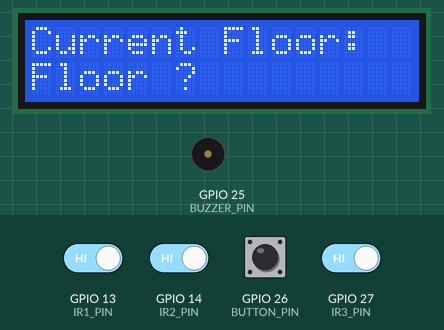
Simulated run of this sketch. Board: ESP32. On the bench: 16×2 character LCD, buzzer (waves = sounding, pin HIGH). The inputs (shaded band) are chosen by the test bench; at power-on: GPIO 13 (IR1_PIN), GPIO 14 (IR2_PIN), GPIO 26 (BUTTON_PIN), GPIO 27 (IR3_PIN) HIGH. What the sketch prints to the serial monitor is not drawn.

Above: at 2.7 s.
2.8 s: GPIO 26 (BUTTON_PIN) pulled LOW for 0.15 s
At 3.7 s:
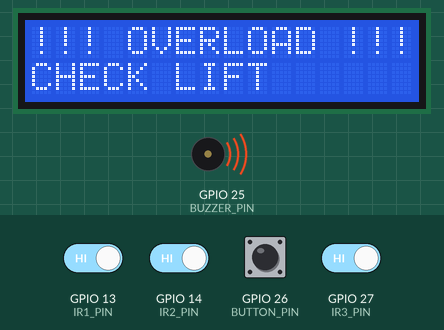
5.9 s: GPIO 26 (BUTTON_PIN) pulled LOW for 1 s
At 7.1 s:
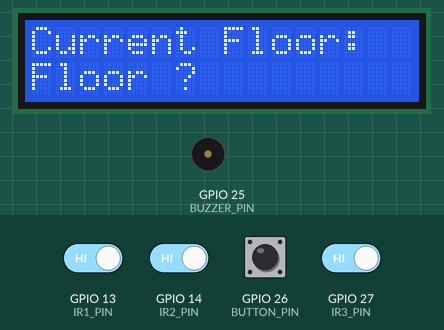
9.9 s: GPIO 13 (IR1_PIN) driven LOW
At 11.1 s:
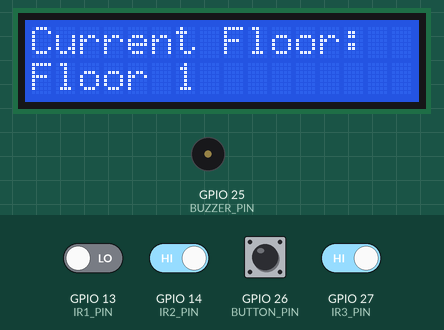
11.4 s: GPIO 14 (IR2_PIN) driven LOW
At 12.5 s:
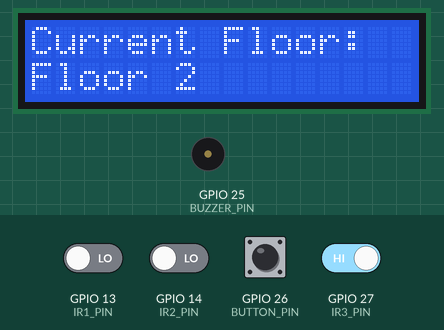
14.4 s: GPIO 26 (BUTTON_PIN) pulled LOW for 0.15 s
At 15.4 s:
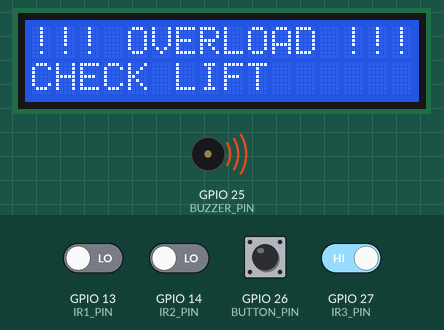
17.5 s: GPIO 26 (BUTTON_PIN) pulsed LOW 5 times (0.12 s each, 0.3 s apart)
At 19.6 s:
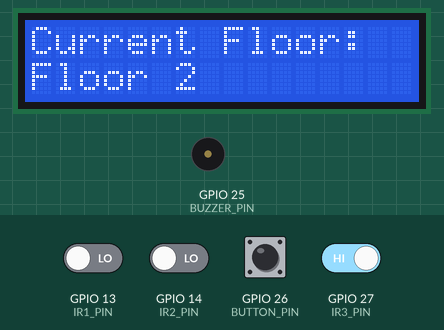
Timing chart, 0 to 21.1 s (numbered marks = the images above; inputs shaded):
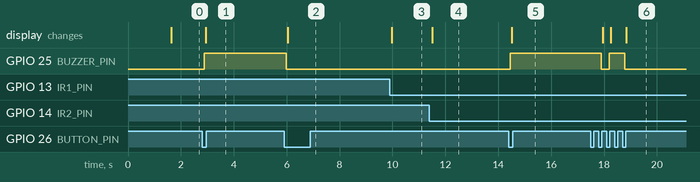

Measured:
- after the input at 2.8 s, GPIO 25 (BUZZER_PIN): LOW → HIGH after 0.08 s; the display: changes after 0.14 s (image 1)
- after the input at 5.9 s, GPIO 25 (BUZZER_PIN): HIGH → LOW after 0.08 s; the display: changes after 0.13 s (image 2)
- after the input at 9.9 s, the display: changes after 0.07 s (image 3)
- after the input at 11.4 s, the display: changes after 0.10 s (image 4)
- after the input at 14.4 s, GPIO 25 (BUZZER_PIN): LOW → HIGH after 0.06 s; the display: changes after 0.12 s (image 5)
- after the input at 17.5 s, GPIO 25 (BUZZER_PIN): HIGH → LOW after 0.39 s, → HIGH 0.31 s later, → LOW 0.59 s later; the display: changes after 0.44 s (image 6)

The sketch:

elevator_monitoring.ino
```cpp
/*
  Project: ESP32-Based Elevator Monitoring System
  Prototype: 3-floor IR position indication + simulated overload alert.

  Hardware:
    IR floor 1 OUT -> GPIO 13
    IR floor 2 OUT -> GPIO 14
    IR floor 3 OUT -> GPIO 27
    Overload button -> GPIO 26 to GND (INPUT_PULLUP)
    Active buzzer + -> GPIO 25
    I2C LCD SDA -> GPIO 21
    I2C LCD SCL -> GPIO 22

  Assumptions:
    - IR sensor outputs are active LOW.
    - LCD I2C address is 0x27.
    - The buzzer is an active type and its current is within a safe
      GPIO drive arrangement. Use a transistor driver if needed.

  Educational prototype only; not for controlling a real elevator.
*/

#include <Wire.h>
#include <LiquidCrystal_I2C.h>

LiquidCrystal_I2C lcd(0x27, 16, 2);

constexpr uint8_t IR1_PIN = 13;
constexpr uint8_t IR2_PIN = 14;
constexpr uint8_t IR3_PIN = 27;
constexpr uint8_t BUTTON_PIN = 26;
constexpr uint8_t BUZZER_PIN = 25;

constexpr unsigned long DEBOUNCE_MS = 45;

const char *floorStatus = "Floor ?";
bool overloadActive = false;

bool lastRawButtonState = HIGH;
bool stableButtonState = HIGH;
unsigned long lastButtonChangeMs = 0;

void updateFloor() {
  // Read all sensors independently. If more than one is active,
  // the highest-numbered active sensor wins (3 > 2 > 1).
  // When none is active, retain the last detected floor.
  if (digitalRead(IR1_PIN) == LOW) {
    floorStatus = "Floor 1";
  }
  if (digitalRead(IR2_PIN) == LOW) {
    floorStatus = "Floor 2";
  }
  if (digitalRead(IR3_PIN) == LOW) {
    floorStatus = "Floor 3";
  }
}

void handleButton() {
  const bool rawState = digitalRead(BUTTON_PIN);

  if (rawState != lastRawButtonState) {
    lastButtonChangeMs = millis();
    lastRawButtonState = rawState;
  }

  if ((millis() - lastButtonChangeMs) >= DEBOUNCE_MS &&
      rawState != stableButtonState) {
    stableButtonState = rawState;

    // Toggle only on the debounced press edge.
    if (stableButtonState == LOW) {
      overloadActive = !overloadActive;
      Serial.println(overloadActive
                         ? "OVERLOAD ALERT: ACTIVE"
                         : "OVERLOAD ALERT: CLEARED");
    }
  }
}

void updateOutputs() {
  digitalWrite(BUZZER_PIN, overloadActive ? HIGH : LOW);

  lcd.setCursor(0, 0);
  lcd.print("                ");
  lcd.setCursor(0, 1);
  lcd.print("                ");

  if (overloadActive) {
    lcd.setCursor(0, 0);
    lcd.print("!!! OVERLOAD !!!");
    lcd.setCursor(0, 1);
    lcd.print("CHECK LIFT");
  } else {
    lcd.setCursor(0, 0);
    lcd.print("Current Floor:");
    lcd.setCursor(0, 1);
    lcd.print(floorStatus);
  }
}

void setup() {
  Serial.begin(115200);

  pinMode(IR1_PIN, INPUT);
  pinMode(IR2_PIN, INPUT);
  pinMode(IR3_PIN, INPUT);
  pinMode(BUTTON_PIN, INPUT_PULLUP);
  pinMode(BUZZER_PIN, OUTPUT);
  digitalWrite(BUZZER_PIN, LOW);

  Wire.begin(21, 22);
  lcd.init();
  lcd.backlight();

  lcd.setCursor(0, 0);
  lcd.print("ELEVATOR SYSTEM");
  lcd.setCursor(0, 1);
  lcd.print("Starting...");
  delay(1500);
  lcd.clear();

  Serial.println("Elevator monitoring prototype ready.");
}

void loop() {
  updateFloor();
  handleButton();
  updateOutputs();

  static unsigned long lastStatusPrintMs = 0;
  if (millis() - lastStatusPrintMs >= 1000) {
    lastStatusPrintMs = millis();
    Serial.print("Current floor: ");
    Serial.print(floorStatus);
    Serial.print(" | Overload: ");
    Serial.println(overloadActive ? "ACTIVE" : "CLEAR");
  }

  delay(10);
}
```
